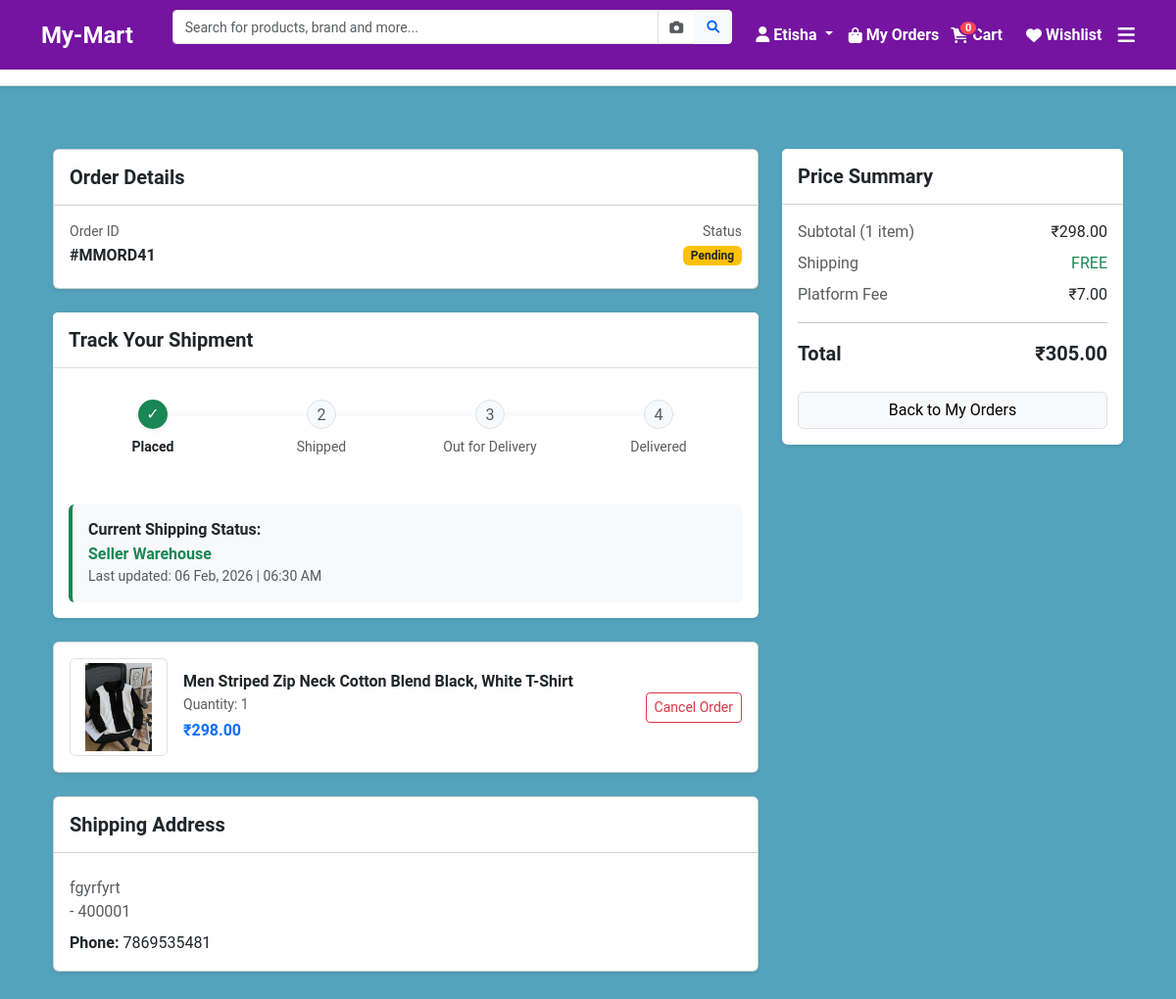
/view-order/41/ (signed in), run on the app's committed database.
### collection/models.py (models this page shows, shortened)
class Order(models.Model):
    STATUS_CHOICES = [
        ('Pending', 'Order Placed'),
        ('Packed', 'Packed & Ready'),
        ('Shipped', 'On the Way (Shipped)'),
        ('Out for Delivery', 'Out for Delivery'),
        ('Delivered', 'Delivered'),
        ('Cancelled', 'Cancelled'),
    ]
    customer = models.ForeignKey(Customer, on_delete=models.CASCADE)
    product = models.ForeignKey(Product, on_delete=models.CASCADE)
    quantity = models.IntegerField(default=1)
    total_amount = models.DecimalField(max_digits=10, decimal_places=2, default=0.00)
    status = models.CharField(max_length=50, choices=STATUS_CHOICES, default='Pending')
    current_location = models.CharField(max_length=255, default="Seller Warehouse")
    expected_delivery = models.DateField(null=True, blank=True)
    tracking_id = models.CharField(max_length=100, null=True, blank=True)
    ordered_date = models.DateTimeField(auto_now_add=True)
    updated_at = models.DateTimeField(auto_now=True) # Status change ka time track karne ke liye

class Product(models.Model):
    category = models.ForeignKey('Category', on_delete=models.CASCADE, related_name='products')
    name = models.CharField(max_length=200)
    description = models.TextField()
    original_price = models.DecimalField(max_digits=10, decimal_places=2, default=0.00)
    selling_price = models.DecimalField(max_digits=10, decimal_places=2, default=0.00)
    price = models.DecimalField(max_digits=10, decimal_places=2, default=0.00)
    discount_price = models.DecimalField(max_digits=10, decimal_places=2, null=True, blank=True)
    image = models.ImageField(upload_to='products/')
    is_featured = models.BooleanField(default=False)
    stock = models.IntegerField(default=10)
    created_at = models.DateTimeField(auto_now_add=True)

class Customer(models.Model):
    user = models.OneToOneField(User, on_delete=models.CASCADE) # Login details ke liye
    name = models.CharField(max_length=200)
    phone = models.CharField(max_length=15, null=True, blank=True)
    address = models.TextField(null=True, blank=True)
    city = models.CharField(max_length=100, null=True, blank=True)
    pincode = models.IntegerField(null=True, blank=True)

### collection/views.py (the view)
# urls.py: path('view-order/<int:t_id>/', views.order_view, name='order_view'),
@login_required
def order_view(request, t_id):
    order = get_object_or_404(Order, id=t_id, customer__user=request.user)
    address = ShippingAddress.objects.filter(user=request.user).last()
    product_price = order.product.selling_price
    if product_price == 0:
        product_price = order.product.price
    subtotal = product_price * order.quantity
    total_amount = subtotal + 7 # Platform fee
    context = {
        'order': order,
        'address': address,
        'subtotal': subtotal,
        'total_amount': total_amount,
        'product_price': product_price, # Template mein use karne ke liye
    }
    return render(request, 'collection/order_view.html', context)

### collection/templates/collection/order_view.html (shortened to what this page needs)
<html>
{% extends 'collection/index.html' %}
{% block content %}
<div class="container py-5">
    <div class="row">
        <div class="col-md-8">
            <div class="card shadow-sm mb-4">
                <div class="card-header bg-white py-3">
                    <h5 class="mb-0 fw-bold">Order Details</h5>
                </div>
                <div class="card-body">
                    <div class="row">
                        <div class="col-6">
                            <p class="text-muted small mb-1">Order ID</p>
                            <h6 class="fw-bold">#MMORD{{ order.id }}</h6>
                        </div>
                        <div class="col-6 text-end">
                            <p class="text-muted small mb-1">Status</p>
                            <span class="badge
                                {% if order.status == 'Pending' %}bg-warning text-dark
                                {% elif order.status == 'Delivered' %}bg-success
                                {% elif order.status == 'Cancelled' %}bg-danger
                                {% else %}bg-primary{% endif %}">
                                {{ order.status }}
                            </span>
                        </div>
                    </div>
                </div>
            </div>
            <div class="card shadow-sm mb-4 border-0">
                <div class="card-header bg-white py-3 border-bottom">
                    <h5 class="mb-0 fw-bold">Track Your Shipment</h5>
                </div>
                <div class="card-body">
                    <div class="d-flex justify-content-between position-relative mb-5 mt-3">
                        <div class="text-center" style="width: 25%; z-index: 2;">
                            <div class="step-icon-custom bg-success text-white shadow-sm">✓</div>
                            <p class="small fw-bold mt-2 mb-0">Placed</p>
                        </div>
                        <div class="text-center" style="width: 25%; z-index: 2;">
                            <div class="step-icon-custom {% if order.status == 'Shipped' or order.status == 'Out for Delivery' or order.status == 'Delivered' %}bg-success text-white shadow-sm{% else %}bg-light text-muted border{% endif %}">
                                {% if order.status == 'Shipped' %}
                                    <i class="fas fa-truck delivery-anim"></i>
                                {% elif order.status == 'Out for Delivery' or order.status == 'Delivered' %}
                                    ✓
                                {% else %}
                                    2
                                {% endif %}
                            </div>
                            <p class="small mt-2 mb-0 {% if order.status == 'Shipped' or order.status == 'Out for Delivery' or order.status == 'Delivered' %}fw-bold text-dark{% else %}text-muted{% endif %}">Shipped</p>
                        </div>
                        <div class="text-center" style="width: 25%; z-index: 2;">
                            <div class="step-icon-custom {% if order.status == 'Out for Delivery' or order.status == 'Delivered' %}bg-success text-white shadow-sm{% else %}bg-light text-muted border{% endif %}">
                                {% if order.status == 'Out for Delivery' %}
                                    <i class="fas fa-motorcycle delivery-anim"></i>
                                {% elif order.status == 'Delivered' %}
                                    ✓
                                {% else %}
                                    3
                                {% endif %}
                            </div>
                            <p class="small mt-2 mb-0 {% if order.status == 'Out for Delivery' or order.status == 'Delivered' %}fw-bold text-dark{% else %}text-muted{% endif %}">Out for Delivery</p>
                        </div>
                        <div class="text-center" style="width: 25%; z-index: 2;">
                            <div class="step-icon-custom {% if order.status == 'Delivered' %}bg-success text-white shadow-sm{% else %}bg-light text-muted border{% endif %}">
                                {% if order.status == 'Delivered' %}✓{% else %}4{% endif %}
                            </div>
                            <p class="small mt-2 mb-0 {% if order.status == 'Delivered' %}fw-bold text-dark{% else %}text-muted{% endif %}">Delivered</p>
                        </div>
                        <div class="position-absolute bg-light" style="height: 4px; width: 80%; top: 13px; left: 10%; z-index: 1;"></div>
                    </div>
                    <div class="p-3 rounded border-start border-success border-4" style="background-color: #f8f9fa;">
                        <h6 class="mb-1 fw-bold text-dark">Current Shipping Status:</h6>
                        <p class="mb-0 text-success fw-bold">
                            {% if order.current_location %}{{ order.current_location }}{% else %}Package is being processed at the hub{% endif %}
                        </p>
                        <small class="text-muted">Last updated: {{ order.updated_at|date:"d M, Y" }} | {{ order.updated_at|time:"H:i A" }}</small>
                    </div>
                </div>
            </div>
            <div class="card shadow-sm mb-4">
                <div class="card-body">
                    <div class="d-flex align-items-center">
                        {% if order.product.image %}
                            <img src="{{ order.product.image.url }}" alt="{{ order.product.name }}" style="width: 100px; height: 100px; object-fit: contain;" class="me-3 border rounded p-1">
                        {% else %}
                            <div class="me-3 border rounded p-1 bg-light text-center" style="width: 100px; height: 100px; line-height: 100px; font-size: 12px;">No Image</div>
                        {% endif %}
                        <div class="flex-grow-1">
                            <h6 class="fw-bold mb-1">{{ order.product.name }}</h6>
                            <p class="text-muted small mb-1">Quantity: {{ order.quantity }}</p>
                            <p class="fw-bold text-primary mb-0">₹{{ order.product.selling_price }}</p>
                        </div>
                        {% if order.status == 'Pending' %}
                            <div class="ms-auto">
                                <a href="{% url 'cancel_order' order.id %}"
                                   class="btn btn-sm btn-outline-danger"
                                   onclick="return confirm('Kya aap sach mein order cancel karna chahte hain?')">
                                   Cancel Order
                                </a>
                            </div>
                        {% endif %}
                    </div>
                </div>
            </div>
            <div class="card shadow-sm mb-4">
                <div class="card-header bg-white py-3">
                    <h5 class="mb-0 fw-bold">Shipping Address</h5>
                </div>
                <div class="card-body">
                    {% if order.customer %}
                        <p class="text-muted mb-1">
                            {{ order.customer.address }}<br>
                            {{ order.customer.city }} - {{ order.customer.pincode }}
                        </p>
                        <p class="mt-2 mb-0"><strong>Phone:</strong> {{ order.customer.phone }}</p>
                    {% else %}
                        <p class="text-danger mb-0">Address details not found.</p>
                    {% endif %}
                </div>
            </div>
        </div>
        <div class="col-md-4">
            <div class="card shadow-sm border-0">
                <div class="card-header bg-white py-3">
                    <h5 class="mb-0 fw-bold">Price Summary</h5>
                </div>
                <div class="card-body">
                    <div class="d-flex justify-content-between mb-2">
                        <span class="text-muted">Subtotal ({{ order.quantity }} item)</span>
                        <span>₹{{ order.product.selling_price }}</span>
                    </div>
                    <div class="d-flex justify-content-between mb-2 text-success">
                        <span class="text-muted">Shipping</span>
                        <span>FREE</span>
                    </div>
                    <div class="d-flex justify-content-between mb-2">
                        <span class="text-muted">Platform Fee</span>
                        <span>₹7.00</span>
                    </div>
                    <hr>
                    <div class="d-flex justify-content-between fw-bold fs-5 mb-4">
                        <span>Total</span>
                        <span class="text-dark">₹{{ order.total_amount }}</span>
                    </div>
                    <div class="d-grid gap-2">
                        <a href="{% url 'my_orders' %}" class="btn btn-light border">Back to My Orders</a>
                    </div>
                </div>
            </div>
        </div>
    </div>
</div>
{% endblock %}

### collection/templates/collection/index.html (shortened to what this page needs)
<!DOCTYPE html>
<html lang="en">
<head>
    <link href="https://cdn.jsdelivr.net/npm/bootstrap@5.3.0/dist/css/bootstrap.min.css" rel="stylesheet">
    <link rel="stylesheet" href="https://cdnjs.cloudflare.com/ajax/libs/font-awesome/6.0.0/css/all.min.css">
</head>
<body>
    <nav class="navbar navbar-expand-lg navbar-dark sticky-top">
        <div class="container">
            <a class="navbar-brand fw-bold fs-4" href="{% url 'index' %}">My-Mart</a>
            <form id="searchForm" class="d-flex flex-grow-1 mx-2 mx-lg-4" method="POST" action="{% url 'index' %}" enctype="multipart/form-data">
                <div class="input-group">
                    <input class="form-control" name="search" type="search" placeholder="Search for products, brand and more..." value="{{ request.GET.search }}" style="border-radius: 4px 0 0 4px; height: 35px; font-size: 14px;">
                    <span class="input-group-text bg-white" style="border-left: none; border-right: none; cursor: pointer;" onclick="document.getElementById('cameraInput').click();">
                        <i class="fas fa-camera text-muted" style="font-size: 14px;"></i>
                    </span>
                    <button class="btn btn-light" type="submit" style="border-radius: 0 4px 4px 0; height: 35px;">
                        <i class="fa fa-search text-primary" style="font-size: 13px;"></i>
                    </button>
                </div>
            </form>
            <div class="d-flex align-items-center gap-2 text-white">
                {% if user.is_authenticated %}
                <div class="dropdown me-2">
                    <span class="dropdown-toggle fw-bold text-white" style="cursor: pointer;" data-bs-toggle="dropdown">
                        <i class="fa fa-user me-1"></i>{{ user.username|capfirst }}
                    </span>
                </div>
                {% else %}
                <a href="{% url 'login' %}" class="btn btn-light text-primary fw-bold btn-sm px-4 shadow-sm">Login</a>
                <a href="{% url 'signup' %}" class="text-white text-decoration-none fw-bold small ms-2 me-2">Sign Up</a>
                {% endif %}
                <a class="nav-link text-white fw-bold d-flex align-items-center gap-1 me-1" href="{% url 'my_orders' %}">
                    <i class="fa fa-shopping-bag"></i><span class="d-none d-md-inline">My Orders</span>
                </a>
                <a href="{% url 'view_cart' %}" class="text-white text-decoration-none fw-bold d-flex align-items-center gap-1 me-3">
                    <div class="cart-wrapper">
                        <i class="fas fa-shopping-cart"></i>
                        <span class="cart-badge" id="cart-count">{{ cart_count }}</span>
                    </div>
                    <span class="d-none d-md-inline">Cart</span>
                </a>
                <a class="nav-link text-white fw-bold d-flex align-items-center gap-1 me-2" href="{% url 'view_wishlist' %}">
                    <i class="fas fa-heart text-white"></i>
                    <span class="d-none d-md-inline">Wishlist</span>
                </a>
                <a href="javascript:void(0)" class="text-white" data-bs-toggle="offcanvas" data-bs-target="#filterMenu">
                    <i class="fas fa-bars fa-lg"></i>
                </a>
            </div>
        </div>
    </nav>
    <div class="category-container mb-3 shadow-sm">
        <div class="container">
            <div class="row text-center py-2 flex-nowrap overflow-auto">
            </div>
        </div>
    </div>
    <div class="container">
        {% block content %}{% endblock %}
    </div>
</body>
</html>

### data on the page
Order: id "41", status "Pending", current_location "Seller Warehouse", updated_at "06 Feb, 2026", updated_at "06:30 AM", product.image (picture), product.name "Men Striped Zip Neck Cotton Blend Black, White T-Shirt", quantity "1", product.selling_price "298.00", customer.address "fgyrfyrt", customer.pincode "400001", customer.phone "7869535481", total_amount "305.00"

### other printed values
{{ user.username|capfirst }} "Etisha"
{{ cart_count }} "0"
